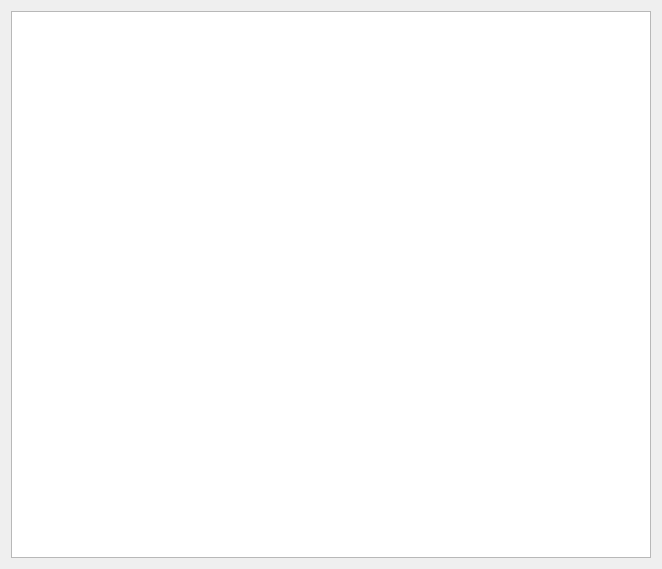
<?xml version="1.0" encoding="UTF-8"?>
<ui version="4.0">
 <class>Widget</class>
 <widget class="QWidget" name="Widget">
  <property name="geometry">
   <rect>
    <x>0</x>
    <y>0</y>
    <width>662</width>
    <height>569</height>
   </rect>
  </property>
  <property name="windowTitle">
   <string>Widget</string>
  </property>
  <layout class="QVBoxLayout" name="verticalLayout">
   <item>
    <widget class="QGraphicsView" name="graphicsView"/>
   </item>
  </layout>
 </widget>
 <resources/>
 <connections/>
</ui>
